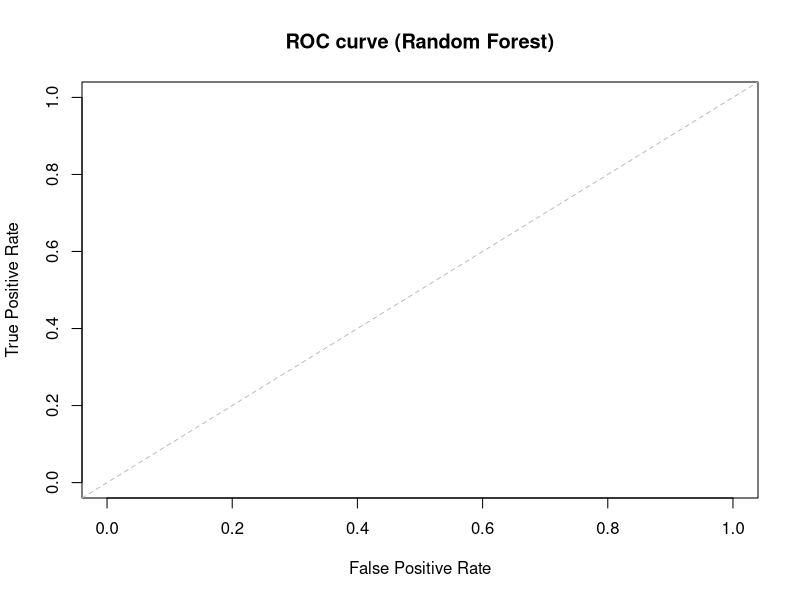

R code for this plot: (Note: this script raises an error after producing the figure.)
# 
# Required packages
library(randomForest)
library(caret)
library(pROC)

# Function to plot ROC curves with debugging
plot_roc_curves <- function(results) {
  # Create empty plot
  plot(0:1, 0:1, type = "n", 
       xlab = "False Positive Rate", 
       ylab = "True Positive Rate",
       main = "ROC curve (Random Forest)")
  
  # Add diagonal reference line
  abline(0, 1, lty = 2, col = "grey")
  
  # Colors for individual folds
  fold_colors <- c("#CCCCCC", "#BBBBBB", "#AAAAAA", "#999999", "#888888")
  
  # Store AUCs and ROC objects
  aucs <- numeric(length(results))
  roc_list <- list()
  
  # Plot individual fold ROC curves and store coordinates
  all_coords <- list()
  for(i in 1:length(results)) {
    # Create ROC object
    roc_obj <- roc(results[[i]]$true_labels, results[[i]]$pred_probs[,2])
    roc_list[[i]] <- roc_obj
    aucs[i] <- pROC::auc(roc_obj)
    
    # Store coordinates
    coords <- data.frame(
      specificity = roc_obj$specificities,
      sensitivity = roc_obj$sensitivities
    )
    all_coords[[i]] <- data.frame(
      fpr = 1 - coords$specificity,
      tpr = coords$sensitivity
    )
    
    # Plot ROC curve
    lines(roc_obj, col = fold_colors[i])
    
    # Print debug info
    cat(sprintf("Fold %d - AUC: %.3f, Points: %d\n", 
                i, aucs[i], nrow(all_coords[[i]])))
  }
  
  # Calculate mean ROC curve
  # First, create a common FPR grid
  fpr_grid <- seq(0, 1, length.out = 100)
  
  # For each FPR point, interpolate TPR values from each fold
  mean_tpr <- sapply(fpr_grid, function(fpr) {
    fold_tprs <- sapply(all_coords, function(coords) {
      # Find closest FPR points and interpolate
      idx <- which.min(abs(coords$fpr - fpr))
      if (length(idx) > 0) {
        return(coords$tpr[idx])
      } else {
        return(NA)
      }
    })
    mean(fold_tprs, na.rm = TRUE)
  })
  
  # Plot mean ROC curve
  lines(fpr_grid, mean_tpr, col = "red", lwd = 2)
  
  # Calculate mean AUC and its standard deviation
  mean_auc <- mean(aucs)
  sd_auc <- sd(aucs)
  
  # Print debug info for mean curve
  cat(sprintf("\nMean AUC: %.3f (± %.3f)\n", mean_auc, sd_auc))
  
  # Add legend
  legend_text <- c(
    sprintf("ROC fold %d (AUC = %.3f)", 0:4, aucs),
    "Chance",
    sprintf("Mean ROC (AUC = %.3f ± %.3f)", mean_auc, sd_auc)
  )
  
  legend("bottomright", 
         legend = legend_text,
         col = c(fold_colors, "grey", "red"),
         lty = c(rep(1, 5), 2, 1),
         lwd = c(rep(1, 5), 1, 2))
  
  # Return the calculated values for further analysis if needed
  invisible(list(
    individual_rocs = roc_list,
    mean_coords = data.frame(fpr = fpr_grid, tpr = mean_tpr),
    aucs = aucs,
    mean_auc = mean_auc,
    sd_auc = sd_auc
  ))
}

# Example usage
debug_results <- plot_roc_curves(results_simple)

plot_roc_curves(results_simple)
